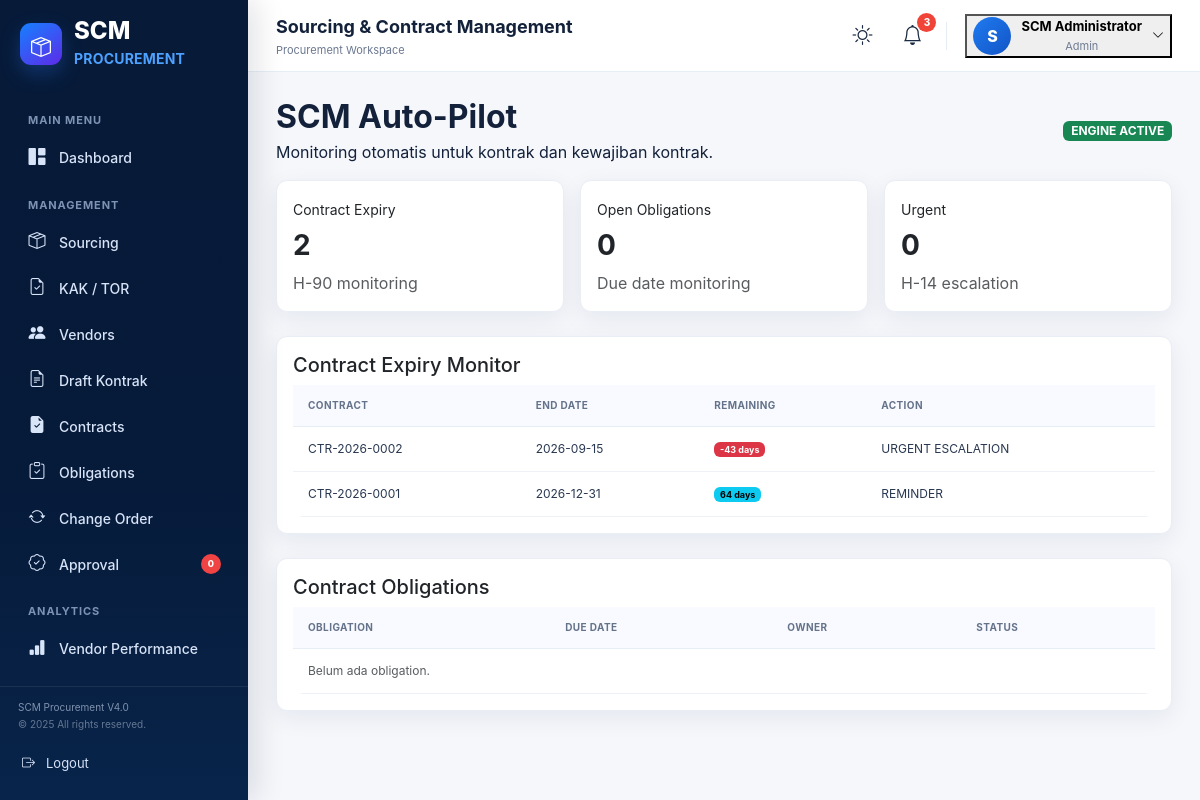
Page /index.php?page=autopilot (signed in) on the committed database.
### tables this page shows
CREATE TABLE contracts(id INT AUTO_INCREMENT PRIMARY KEY,contract_no VARCHAR(50) UNIQUE NOT NULL,vendor_id INT,title VARCHAR(200) NOT NULL,contract_value DECIMAL(18,2) DEFAULT 0,start_date DATE,end_date DATE,status ENUM('Draft','Pending Approval','Active','Expired','Closed') DEFAULT 'Draft',created_at TIMESTAMP DEFAULT CURRENT_TIMESTAMP,FOREIGN KEY(vendor_id) REFERENCES vendors(id) ON DELETE SET NULL);

### index.php (called while the page is built, shortened)
<?php
$page=$_GET['page']??'dashboard';
include __DIR__.'/views/header.php';
include __DIR__."/views/$page.php";
include __DIR__.'/views/footer.php';

### views/autopilot.php (the view, shortened to what this page needs)
<?php
function e($v){return htmlspecialchars((string)$v,ENT_QUOTES,'UTF-8');}
$exp=[];
try {
 $q=$pdo->query("SELECT id,contract_no,vendor_id,end_date,status FROM contracts WHERE status='Active' AND end_date IS NOT NULL AND end_date <= DATE_ADD(CURDATE(),INTERVAL 90 DAY) ORDER BY end_date ASC");
 $exp=$q->fetchAll();
} catch(Throwable $x) {}
$ob=[];
try { $ob=$pdo->query("SELECT * FROM scm_contract_obligations WHERE status IN ('OPEN','OVERDUE') ORDER BY due_date ASC")->fetchAll(); } catch(Throwable $x) {}
?>
<div class="d-flex justify-content-between align-items-center mb-3"><div><h2 class="fw-bold mb-1">SCM Auto-Pilot</h2><div class="small-muted">Monitoring otomatis untuk kontrak dan kewajiban kontrak.</div></div><span class="badge bg-success">ENGINE ACTIVE</span></div>
<div class="row g-3 mb-4">
<?php $cards=[['Contract Expiry',count($exp),'H-90 monitoring'],['Open Obligations',count($ob),'Due date monitoring'],['Urgent','0','H-14 escalation']]; foreach($cards as $c):?><div class="col-md-4"><div class="card stat"><div class="card-body"><small><?=e($c[0])?></small><h3 class="fw-bold mt-2"><?=e($c[1])?></h3><span class="text-muted"><?=e($c[2])?></span></div></div></div><?php endforeach;?></div>
<div class="card mb-4"><div class="card-body"><h5>Contract Expiry Monitor</h5><div class="table-responsive"><table class="table table-hover"><thead><tr><th>Contract</th><th>End Date</th><th>Remaining</th><th>Action</th></tr></thead><tbody>
<?php foreach($exp as $r): $days=(int)((strtotime($r['end_date'])-strtotime(date('Y-m-d')))/86400); $cls=$days<=14?'danger':($days<=30?'warning':'info'); ?><tr><td><?=e($r['contract_no'])?></td><td><?=e($r['end_date'])?></td><td><span class="badge text-bg-<?=$cls?>"><?=$days?> days</span></td><td><?= $days<=14?'URGENT ESCALATION':($days<=30?'REMINDER + ESCALATION':'REMINDER') ?></td></tr><?php endforeach; if(!$exp):?><tr><td colspan="4" class="text-muted">Tidak ada kontrak aktif yang akan berakhir dalam 90 hari.</td></tr><?php endif;?></tbody></table></div></div></div>
<div class="card"><div class="card-body"><h5>Contract Obligations</h5><div class="table-responsive"><table class="table table-hover"><thead><tr><th>Obligation</th><th>Due Date</th><th>Owner</th><th>Status</th></tr></thead><tbody>
<?php  if(!$ob):?><tr><td colspan="4" class="text-muted">Belum ada obligation.</td></tr><?php endif;?></tbody></table></div></div></div>

### public/css/app.css (style rules this page uses)
:root { --navy:#071b3a;--navy2:#0d274f;--blue:#1769e8;--blue2:#2f80ed;--text:#13213a;--muted:#6b7890;--line:#e7edf5;--bg:#f5f7fb;--white:#fff;--green:#18a957;--orange:#ff7043;--yellow:#f5b400;--purple:#6d3be8;--cyan:#10a7bd;--danger:#ef4444;--shadow:0 7px 24px rgba(16,35,68,.07) }
* { box-sizing:border-box }
html,body { margin:0;padding:0;min-height:100%;font-family:Inter,ui-sans-serif,system-ui,-apple-system,"Segoe UI",Arial,sans-serif;background:var(--bg);color:var(--text) }
.card { background:#fff;border:1px solid #e9eef5;border-radius:11px;box-shadow:var(--shadow) }
.table-responsive { border-radius:0 0 11px 11px }
.table { margin:0!important;font-size:12px }
.table thead th { background:#f8faff;color:#64728a;font-size:10px;text-transform:uppercase;letter-spacing:.4px;border-bottom:1px solid var(--line);padding:13px 15px;white-space:nowrap }
.table tbody td { padding:13px 15px;vertical-align:middle;border-color:#eef2f7;color:#283750 }
.badge { font-weight:700 }

### rows in the picture
contracts: contract_no "CTR-2026-0002", end_date "2026-09-15", end_date "-43", shows "URGENT ESCALATION"
contracts: contract_no "CTR-2026-0001", end_date "2026-12-31", end_date "64", shows "REMINDER"

### other values in the picture
$initial "S"
$userName "SCM Administrator"
$userRole "Admin"
$c[0] "Contract Expiry"
$c[1] "2"
$c[2] "H-90 monitoring"
$c[0] "Open Obligations"
$c[1] "0"
$c[2] "Due date monitoring"
$c[0] "Urgent"
$c[2] "H-14 escalation"
